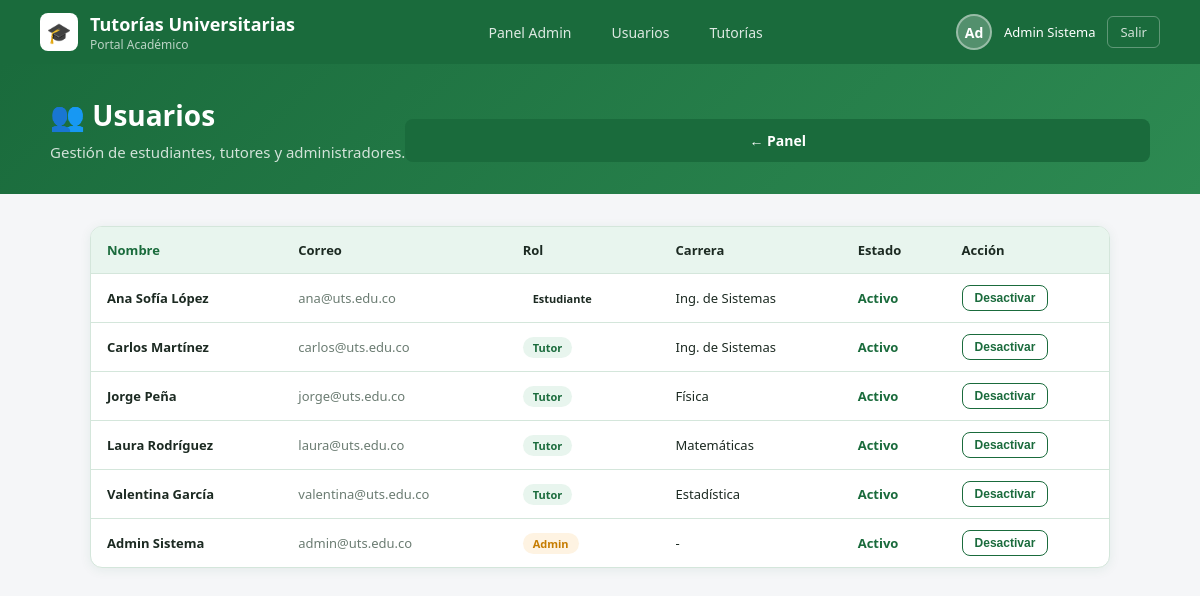
The app's page /admin/usuarios.php (signed in) with its own data.
### tables this page shows
CREATE TABLE usuarios (
    id INT AUTO_INCREMENT PRIMARY KEY,
    nombre VARCHAR(100) NOT NULL,
    apellido VARCHAR(100) NOT NULL,
    correo VARCHAR(150) NOT NULL UNIQUE,
    contrasena VARCHAR(255) NOT NULL,
    rol ENUM('estudiante','tutor','admin') DEFAULT 'estudiante',
    carrera VARCHAR(150),
    semestre INT,
    foto VARCHAR(255) DEFAULT NULL,
    activo TINYINT(1) DEFAULT 1,
    creado_en TIMESTAMP DEFAULT CURRENT_TIMESTAMP
);

### admin/usuarios.php (the view, shortened to what this page needs)
<?php
$conn=conectar();
$usuarios=$conn->query("SELECT * FROM usuarios ORDER BY rol,nombre")->fetch_all(MYSQLI_ASSOC);
include '../includes/header.php';
?>
<div class="hero" style="padding:32px 40px;"><div class="hero-inner"><div><h1>👥 Usuarios</h1><p>Gestión de estudiantes, tutores y administradores.</p></div><a href="panel.php" class="btn-confirm" style="text-decoration:none;padding:12px 24px;">← Panel</a></div></div>
<div style="max-width:1100px;margin:32px auto;padding:0 40px;">
  <div class="card" style="padding:0;overflow:hidden;">
    <table style="width:100%;border-collapse:collapse;font-size:13px;">
      <thead><tr style="background:var(--green-pale);">
        <th style="padding:14px 16px;text-align:left;color:var(--green);">Nombre</th>
        <th style="padding:14px 16px;text-align:left;">Correo</th>
        <th style="padding:14px 16px;text-align:left;">Rol</th>
        <th style="padding:14px 16px;text-align:left;">Carrera</th>
        <th style="padding:14px 16px;text-align:left;">Estado</th>
        <th style="padding:14px 16px;text-align:left;">Acción</th>
      </tr></thead>
      <tbody>
        <?php foreach($usuarios as $u): ?>
        <tr style="border-top:1px solid var(--border);">
          <td style="padding:11px 16px;font-weight:600;"><?=htmlspecialchars($u['nombre'].' '.$u['apellido'])?></td>
          <td style="padding:11px 16px;color:var(--text-muted);"><?=htmlspecialchars($u['correo'])?></td>
          <td style="padding:11px 16px;"><span class="badge <?=$u['rol']==='admin'?'badge-busy':($u['rol']==='tutor'?'badge-available':'')?>"> <?=ucfirst($u['rol'])?></span></td>
          <td style="padding:11px 16px;"><?=htmlspecialchars($u['carrera']??'-')?></td>
          <td style="padding:11px 16px;"><span style="color:<?=$u['activo']?'var(--green)':'#c0392b'?>;font-weight:600;"><?=$u['activo']?'Activo':'Inactivo'?></span></td>
          <td style="padding:11px 16px;">
            <form method="POST">
              <button type="submit" class="btn-outline" style="padding:5px 12px;font-size:12px;"><?=$u['activo']?'Desactivar':'Activar'?></button>
            </form>
          </td>
        </tr>
        <?php endforeach;?>
      </tbody>
    </table>
  </div>
</div>
</body></html>

### css/estilos.css (style rules this page uses)
:root { --green:#1a6b3c; --green-light:#2d8a52; --green-pale:#e8f5ee; --green-mid:#c2e0ce; --gray:#f5f6f8; --text:#1c2a22; --text-muted:#6b7c72; --border:#d4e6db; --shadow:0 2px 12px rgba(26,107,60,0.08); }
* { margin:0; padding:0; box-sizing:border-box; }
body { font-family:'Segoe UI',system-ui,sans-serif; background:var(--gray); color:var(--text); }
.hero { background:linear-gradient(135deg,var(--green) 0%,var(--green-light) 100%); padding:48px 40px 40px; color:white; }
.hero-inner { max-width:1100px; margin:0 auto; display:flex; justify-content:space-between; align-items:flex-end; }
.hero h1 { font-size:28px; font-weight:700; margin-bottom:8px; }
.hero p { color:rgba(255,255,255,0.8); font-size:15px; }
.card { background:white; border-radius:12px; padding:20px; border:1px solid var(--border); box-shadow:var(--shadow); }
.badge { padding:3px 10px; border-radius:20px; font-size:11px; font-weight:600; white-space:nowrap; }
.badge-available { background:var(--green-pale); color:var(--green); }
.badge-busy { background:#fef3e2; color:#c67c00; }
.btn-outline { flex:1; padding:9px; border:1px solid var(--green); color:var(--green); background:white; border-radius:8px; font-size:12px; font-weight:600; cursor:pointer; }
.btn-confirm { flex:2; padding:12px; background:var(--green); color:white; border:none; border-radius:8px; font-size:14px; font-weight:600; cursor:pointer; text-decoration:none; display:inline-block; text-align:center; }

### records on screen
usuarios: nombre+apellido "Ana Sofía López", correo "ana@uts.edu.co", rol "Estudiante", carrera "Ing. de Sistemas", activo "Activo"
usuarios: nombre+apellido "Carlos Martínez", correo "carlos@uts.edu.co", rol "Tutor", carrera "Ing. de Sistemas", activo "Activo"
usuarios: nombre+apellido "Jorge Peña", correo "jorge@uts.edu.co", rol "Tutor", carrera "Física", activo "Activo"
usuarios: nombre+apellido "Laura Rodríguez", correo "laura@uts.edu.co", rol "Tutor", carrera "Matemáticas", activo "Activo"
usuarios: nombre+apellido "Valentina García", correo "valentina@uts.edu.co", rol "Tutor", carrera "Estadística", activo "Activo"
usuarios: nombre+apellido "Admin Sistema", correo "admin@uts.edu.co", rol "Admin", carrera "-", activo "Activo"

### other values on screen
substr($u['nombre'],0,2) "Ad"
$u['nombre'] "Admin Sistema"
